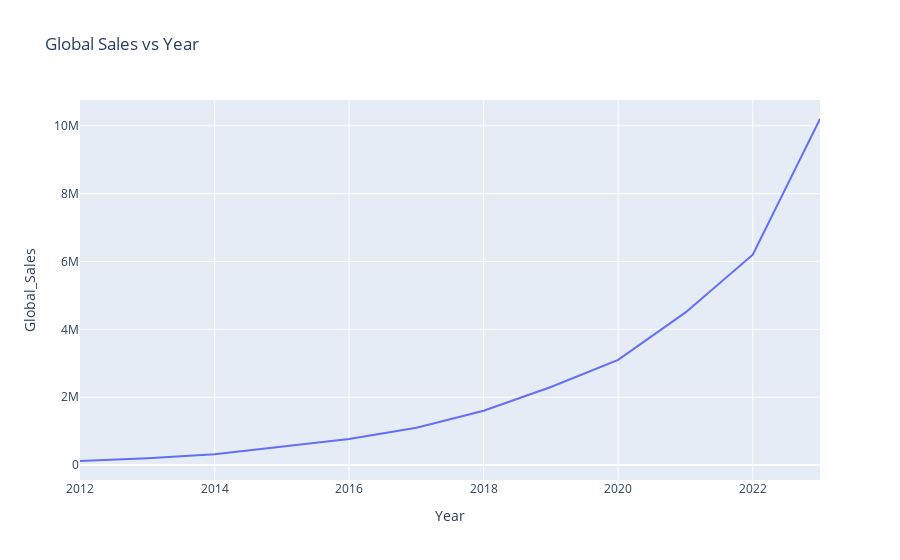

The notebook cell saved with this chart:
### Markdown cell above
### EV surge 2025: Predicting EV Adoption And Trends with ML and Visual Insights

### Code cell
# Importing libraries
import numpy as np
import matplotlib.pyplot as plt
import pandas as pd
import seaborn as sns
import plotly.express as px
from sklearn.model_selection import train_test_split
from sklearn.linear_model import LinearRegression
from sklearn.metrics import mean_squared_error, mean_absolute_error, r2_score

# Load the dataset
ev_sales_df = pd.read_csv("../Datasets/IEA_Global_EV_Data_2024.csv")

# convert and format the year column
ev_sales_df["Year"] = pd.to_datetime(ev_sales_df["Year"], format="%Y")

# set "Year" as the index
ev_sales_df.set_index("Year", inplace=True)
print(ev_sales_df)

# visualization
plt.figure(figsize=(10,6))
plt.plot(ev_sales_df.index, ev_sales_df["Global_Sales"], marker="o")
plt.title("Year vs Global Sales")
plt.xlabel("Year")
plt.ylabel("Global sales")
plt.grid(True)
plt.tight_layout()
plt.show()

# advanced visualization
fig = px.line(ev_sales_df, x=ev_sales_df.index, y="Global_Sales", title="Global Sales vs Year")
fig.show()

# prepare data for modeling
# train-test-split
# train the model
# predict on test set
# evaluate the model
# plot actual vs predicted
# predict the future sales for next 5 years
# combine future predictions wiht existing prediction
# plot the future predictions

# Prepare data for modeling

# Extract the year as numeric values from the datetime index
X = ev_sales_df.index.year.values.reshape(-1, 1)  # Shape: (n_samples, 1)

# Target variable: Global EV sales
y = ev_sales_df['Global_Sales'].values  # Shape: (n_samples,)

# Use train_test_split to preserve time order (last 2 years as test)
X_train, X_test, y_train, y_test = train_test_split(X, y, test_size=2, shuffle=False)

# Train Linear Regression model
model = LinearRegression()
model.fit(X_train, y_train)

# Predict on test data
y_pred = model.predict(X_test)

# Evaluate model
rmse = np.sqrt(mean_squared_error(y_test, y_pred))
mae = mean_absolute_error(y_test, y_pred)
r_squared = r2_score(y_test, y_pred)

print(f"\n📊 Model Evaluation on Test Data:")
print(f" - RMSE: {rmse:.2f}")
print(f" - MAE : {mae:.2f}")
print(f" -R squared: {r_squared}")


# Convert test years from integer to datetime for plotting
test_years = pd.to_datetime(X_test.flatten(), format='%Y')

# Plot actual vs predicted on test data
plt.figure(figsize=(10, 6))
plt.plot(ev_sales_df.index, y, label='Actual Sales', marker='o')  # Full actual sales history
plt.plot(test_years, y_pred, label='Predicted Sales', marker='x', linestyle='--', color='red')  # Predictions for test set
plt.title('Actual vs Predicted Global EV Sales (Test Years)')
plt.xlabel('Year')
plt.ylabel('Global Sales')
plt.legend()
plt.grid(True)
plt.tight_layout()
plt.show()

# Predict the next 5 years
last_year = X[-1][0]
# Create a list of the next 5 years
future_years = np.array([last_year + i for i in range(1, 6)]).reshape(-1, 1)
future_preds = model.predict(future_years)

# Convert future years to datetime format
future_index = pd.to_datetime(future_years.flatten(), format='%Y')

# Create a new DataFrame with predicted future sales
future_df = pd.DataFrame({'Global_Sales': future_preds}, index=future_index)

# Combine historical and future predictions
combined_df = pd.concat([ev_sales_df[['Global_Sales']], future_df])

# Plot both historical data and future predictions
plt.figure(figsize=(10, 6))
plt.plot(ev_sales_df.index, ev_sales_df['Global_Sales'], label='Historical Sales', marker='o')  # Past actual sales
plt.plot(future_df.index, future_df['Global_Sales'], label='Future Predictions', marker='x', linestyle='--', color='red')  # Future predictions
plt.title('Global EV Sales: Historical and Future Forecast (Linear Regression)')
plt.xlabel('Year')
plt.ylabel('Global Sales')
plt.legend()
plt.grid(True)
plt.tight_layout()
plt.show()

### Figure 1 — Plotly figure (JSON) as saved in the notebook; plotly's stock layout.template omitted (floating-point values rounded to 4 significant figures)
{"data": [{"hovertemplate": "Year=%{x}<br>Global_Sales=%{y}<extra></extra>", "legendgroup": "", "line": {"color": "#636efa", "dash": "solid"}, "marker": {"symbol": "circle"}, "mode": "lines", "name": "", "orientation": "v", "showlegend": false, "type": "scatter", "x": ["2012-01-01T00:00:00", "2013-01-01T00:00:00", "2014-01-01T00:00:00", "2015-01-01T00:00:00", "2016-01-01T00:00:00", "2017-01-01T00:00:00", "2018-01-01T00:00:00", "2019-01-01T00:00:00", "2020-01-01T00:00:00", "2021-01-01T00:00:00", "2022-01-01T00:00:00", "2023-01-01T00:00:00"], "xaxis": "x", "y": [120000, 200000, 320000, 550000, 770000, 1100000, 1600000, 2300000, 3100000, 4500000, 6200000, 10200000], "yaxis": "y"}], "layout": {"legend": {"tracegroupgap": 0}, "title": {"text": "Global Sales vs Year"}, "xaxis": {"anchor": "y", "domain": [0, 1], "title": {"text": "Year"}}, "yaxis": {"anchor": "x", "domain": [0, 1], "title": {"text": "Global_Sales"}}}}
